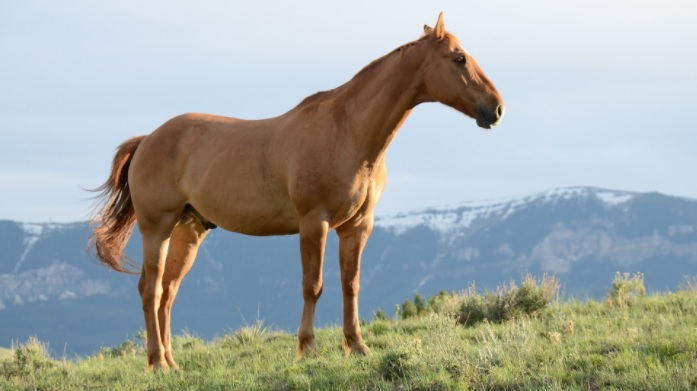
#> input picture Opencv_python_fundamentals/data/horse.jpg, 697 x 391 px
$ jupyter execute Canny_edge_detector.ipynb
#> lines starting #> are read from the running program, lines starting #| are printed output that depends on the picture
Canny Edge Detection

please read short document ,more info, https://docs.opencv.org/3.3.1/da/d22/tutorial_py_canny.html

[cell 1]
import cv2

[cell 2]
#only for TrackBar process
def nothing(x):
    pass

[cell 3]
image = cv2.imread('data/horse.jpg')
#> image is the input picture: shape (391, 697, 3); mean B, G, R 162.8, 167.3, 162

[cell 4]
switch = '0 : OFF \n1 : ON'
cv2.namedWindow('canny')
cv2.createTrackbar(switch, 'canny', 0, 1, nothing)
#> slider '0 : OFF \n1 : ON' is set to 1

# add lower and upper threshold slidebars to "canny"
cv2.createTrackbar('lower', 'canny', 0, 255, nothing)
#> slider 'lower' is set to 51
cv2.createTrackbar('upper', 'canny', 0, 255, nothing)
#> slider 'upper' is set to 255

# Infinite loop until we hit the escape key on keyboard
while(1):

    # get current positions of four trackbars
    lower = cv2.getTrackbarPos('lower', 'canny')
    upper = cv2.getTrackbarPos('upper', 'canny')
    s = cv2.getTrackbarPos(switch, 'canny')

    if s == 0:
        edges = image
    else:
        edges = cv2.Canny(image, lower, upper)
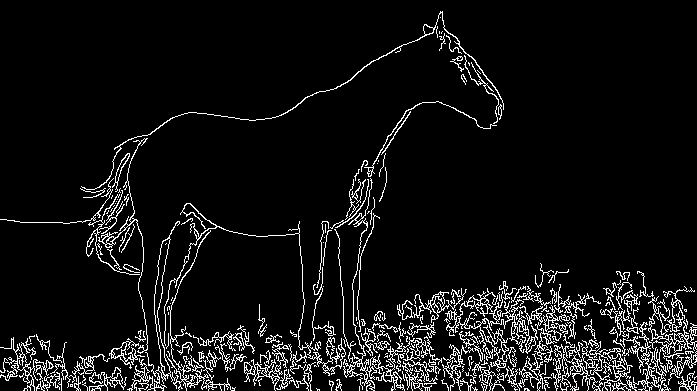
#> edges: shape (391, 697); 7.2% white in thin lines or dots

    # display images
    cv2.imshow('canny', edges)
    k = cv2.waitKey(1) & 0xFF
#> (key Esc is pressed here)
    if k == 27:   # hit escape to quit
        break
cv2.destroyAllWindows()
